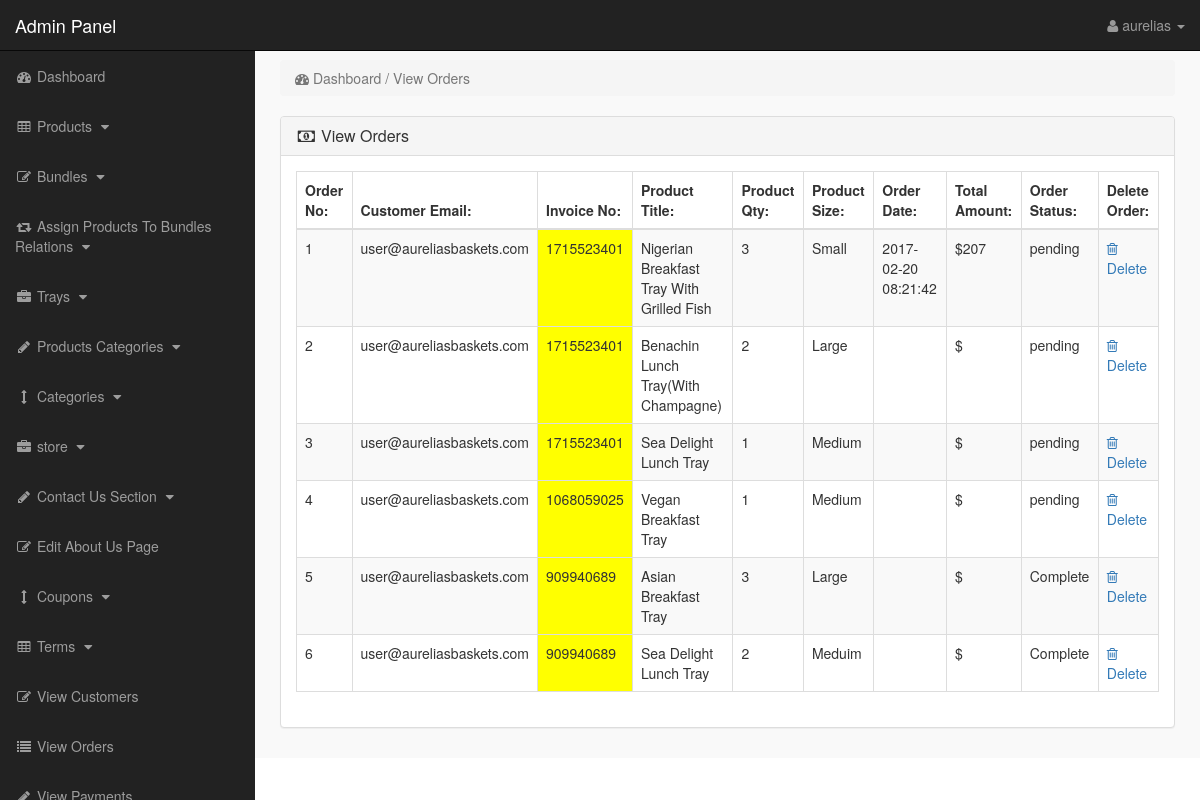
Screenshot of /admin_area/index.php?view_orders (signed in) with the database file from the repository.
### tables this page shows
CREATE TABLE `pending_orders` (
  `order_id` int(10) NOT NULL,
  `customer_id` int(10) NOT NULL,
  `invoice_no` int(10) NOT NULL,
  `product_id` text NOT NULL,
  `qty` int(10) NOT NULL,
  `size` text NOT NULL,
  `order_status` text NOT NULL
);

CREATE TABLE `customers` (
  `customer_id` int(10) NOT NULL,
  `customer_name` varchar(255) NOT NULL,
  `customer_email` varchar(255) NOT NULL,
  `customer_pass` varchar(255) NOT NULL,
  `customer_country` text NOT NULL,
  `customer_city` text NOT NULL,
  `customer_contact` varchar(255) NOT NULL,
  `customer_address` text NOT NULL,
  `customer_image` text NOT NULL,
  `customer_ip` varchar(255) NOT NULL,
  `customer_confirm_code` text NOT NULL
);

CREATE TABLE `products` (
  `product_id` int(10) NOT NULL,
  `p_cat_id` int(10) NOT NULL,
  `cat_id` int(10) NOT NULL,
  `manufacturer_id` int(10) NOT NULL,
  `date` timestamp NOT NULL DEFAULT CURRENT_TIMESTAMP ON UPDATE CURRENT_TIMESTAMP,
  `product_title` text NOT NULL,
  `product_url` text NOT NULL,
  `product_img1` text NOT NULL,
  `product_img2` text NOT NULL,
  `product_img3` text NOT NULL,
  `product_price` int(10) NOT NULL,
  `product_psp_price` int(100) NOT NULL,
  `product_desc` text NOT NULL,
  `product_features` text NOT NULL,
  `product_video` text NOT NULL,
  `product_keywords` text NOT NULL,
  `product_label` text NOT NULL,
  `status` varchar(255) NOT NULL
);

CREATE TABLE `customer_orders` (
  `order_id` int(10) NOT NULL,
  `customer_id` int(10) NOT NULL,
  `due_amount` int(100) NOT NULL,
  `invoice_no` int(100) NOT NULL,
  `qty` int(10) NOT NULL,
  `size` text NOT NULL,
  `order_date` timestamp NOT NULL DEFAULT CURRENT_TIMESTAMP ON UPDATE CURRENT_TIMESTAMP,
  `order_status` text NOT NULL
);

### admin_area/view_orders.php (the view)
<?php
if(!isset($_SESSION['admin_email'])){
echo "<script>window.open('login.php','_self')</script>";
}
else {
?>
<div class="row">
<div class="col-lg-12">
<ol class="breadcrumb">
<li class="active">
<i class="fa fa-dashboard"></i> Dashboard / View Orders
</li>
</ol>
</div>
</div>
<div class="row">
<div class="col-lg-12">
<div class="panel panel-default">
<div class="panel-heading">
<h3 class="panel-title">
<i class="fa fa-money fa-fw"></i> View Orders
</h3>
</div>
<div class="panel-body">
<div class="table-responsive">
<table class="table table-bordered table-hover table-striped">
<thead>
<tr>
<th>Order No:</th>
<th>Customer Email:</th>
<th>Invoice No:</th>
<th>Product Title:</th>
<th>Product Qty:</th>
<th>Product Size:</th>
<th>Order Date:</th>
<th>Total Amount:</th>
<th>Order Status:</th>
<th>Delete Order:</th>
</tr>
</thead>
<tbody>
<?php
$i = 0;
$get_orders = "select * from pending_orders";
$run_orders = mysqli_query($con,$get_orders);
while ($row_orders = mysqli_fetch_array($run_orders)) {
$order_id = $row_orders['order_id'];
$c_id = $row_orders['customer_id'];
$invoice_no = $row_orders['invoice_no'];
$product_id = $row_orders['product_id'];
$qty = $row_orders['qty'];
$size = $row_orders['size'];
$order_status = $row_orders['order_status'];
$get_products = "select * from products where product_id='$product_id'";
$run_products = mysqli_query($con,$get_products);
$row_products = mysqli_fetch_array($run_products);
$product_title = $row_products['product_title'];
$i++;
?>
<tr>
<td><?php echo $i; ?></td>
<td>
<?php
$get_customer = "select * from customers where customer_id='$c_id'";
$run_customer = mysqli_query($con,$get_customer);
$row_customer = mysqli_fetch_array($run_customer);
$customer_email = $row_customer['customer_email'];
echo $customer_email;
 ?>
 </td>
<td bgcolor="yellow" ><?php echo $invoice_no; ?></td>
<td><?php echo $product_title; ?></td>
<td><?php echo $qty; ?></td>
<td><?php echo $size; ?></td>
<td>
<?php
$get_customer_order = "select * from customer_orders where order_id='$order_id'";
$run_customer_order = mysqli_query($con,$get_customer_order);
$row_customer_order = mysqli_fetch_array($run_customer_order);
$order_date = $row_customer_order['order_date'];
$due_amount = $row_customer_order['due_amount'];
echo $order_date;
?>
</td>
<td>$<?php echo $due_amount; ?></td>
<td>
<?php
if($order_status=='pending'){
echo $order_status='pending';
}
else{
echo $order_status='Complete';
}
?>
</td>
<td>
<a href="index.php?order_delete=<?php echo $order_id; ?>" >
<i class="fa fa-trash-o" ></i> Delete
</a>
</td>
</tr>
<?php } ?>
</tbody>
</table>
</div>
</div>
</div>
</div>
</div>
<?php } ?>

### admin_area/includes/sidebar.php (shortened to what this page needs)
<?php
if(!isset($_SESSION['admin_email'])){
echo "<script>window.open('login.php','_self')</script>";
}
else {
?>
<nav class="navbar navbar-inverse navbar-fixed-top" >
<div class="navbar-header" >
<a class="navbar-brand" href="index.php?dashboard" >Admin Panel</a>
</div>
<ul class="nav navbar-right top-nav" >
<li class="dropdown" >
<a href="#" class="dropdown-toggle" data-toggle="dropdown" >
<i class="fa fa-user" ></i>
<?php echo $admin_name; ?> <b class="caret" ></b>
</a>
</li>
</ul>
<div class="collapse navbar-collapse navbar-ex1-collapse">
<ul class="nav navbar-nav side-nav">
<li>
<a href="index.php?dashboard">
<i class="fa fa-fw fa-dashboard"></i> Dashboard
</a>
</li>
<li>
<a href="#" data-toggle="collapse" data-target="#products">
<i class="fa fa-fw fa-table"></i> Products
<i class="fa fa-fw fa-caret-down"></i>
</a>
</li>
<li>
<a href="#" data-toggle="collapse" data-target="#bundles">
<i class="fa fa-fw fa-edit"></i> Bundles
<i class="fa fa-fw fa-caret-down"></i>
</a>
</li>
<li>
<a href="#" data-toggle="collapse" data-target="#relations">
<i class="fa fa-fw fa-retweet"></i> Assign Products To Bundles Relations
<i class="fa fa-fw fa-caret-down"></i>
</a>
</li>
<li>
<a href="#" data-toggle="collapse" data-target="#manufacturers">
<i class="fa fa-fw fa-briefcase"></i> Trays
<i class="fa fa-fw fa-caret-down"></i>
</a>
</li>
<li>
<a href="#" data-toggle="collapse" data-target="#p_cat">
<i class="fa fa-fw fa-pencil"></i> Products Categories
<i class="fa fa-fw fa-caret-down"></i>
</a>
</li>
<li>
<a href="#" data-toggle="collapse" data-target="#cat">
<i class="fa fa-fw fa-arrows-v"></i> Categories
<i class="fa fa-fw fa-caret-down"></i>
</a>
</li>
<li>
<a href="#" data-toggle="collapse" data-target="#store">
<i class="fa fa-fw fa-briefcase"></i> store
<i class="fa fa-fw fa-caret-down"></i>
</a>
</li>
<li>
<a href="#" data-toggle="collapse" data-target="#contact_us">
<i class="fa fa-fw fa-pencil"> </i> Contact Us Section
<i class="fa fa-fw fa-caret-down"></i>
</a>
</li>
<li>
<a href="index.php?edit_about_us">
<i class="fa fa-fw fa-edit"></i> Edit About Us Page
</a>
</li>
<li>
<a href="#" data-toggle="collapse" data-target="#coupons">
<i class="fa fa-fw fa-arrows-v"></i> Coupons
<i class="fa fa-fw fa-caret-down"></i>
</a>
</li>
<li>
<a href="#" data-toggle="collapse" data-target="#terms" >
<i class="fa fa-fw fa-table"></i> Terms
<i class="fa fa-fw fa-caret-down"></i>
</a>
</li>
<li>
<a href="index.php?view_customers">
<i class="fa fa-fw fa-edit"></i> View Customers
</a>
</li>
<li>
<a href="index.php?view_orders">
<i class="fa fa-fw fa-list"></i> View Orders
</a>
</li>
<li>
<a href="index.php?view_payments">
<i class="fa fa-fw fa-pencil"></i> View Payments
</a>
</li>
</ul>
</div>
</nav>
<?php } ?>

### admin_area/css/style.css (style rules this page uses)
body { margin-top:100px; }
@media (min-width: 768px) { body { margin-top:50px; } }
.top-nav { padding:0 15px; }
.top-nav>li { display:inline-block; float:left; }
.top-nav>li>a { padding-top:15px; padding-bottom:15px; line-height:20px; color:#999; }
@media (min-width: 768px) { .side-nav { position:fixed; top:51px; width:255px; border-radius:0; overflow-y:auto; background-color: #222; bottom:0; overflow-x:hidden; padding-bottom:40px; } }
@media (min-width: 768px) { .side-nav>li>a { width:255px; } }
.panel-body { border-radius:5px; }

### rows the page displays
pending_orders: customer.customer_email "user@aureliasbaskets.com", invoice_no "1715523401", product.product_title "Nigerian Breakfast Tray With Grilled Fish", qty "3", size "Small", customer_orders.order_date "2017-02-20 08:21:42", customer_orders.due_amount "207"
pending_orders: customer.customer_email "user@aureliasbaskets.com", invoice_no "1715523401", product.product_title "Benachin Lunch Tray(With Champagne)", qty "2", size "Large"
pending_orders: customer.customer_email "user@aureliasbaskets.com", invoice_no "1715523401", product.product_title "Sea Delight Lunch Tray", qty "1", size "Medium"
pending_orders: customer.customer_email "user@aureliasbaskets.com", invoice_no "1068059025", product.product_title "Vegan Breakfast Tray", qty "1", size "Medium"
pending_orders: customer.customer_email "user@aureliasbaskets.com", invoice_no "909940689", product.product_title "Asian Breakfast Tray", qty "3", size "Large"
pending_orders: customer.customer_email "user@aureliasbaskets.com", invoice_no "909940689", product.product_title "Sea Delight Lunch Tray", qty "2", size "Meduim"

### other values shown
$admin_name "aurelias"
